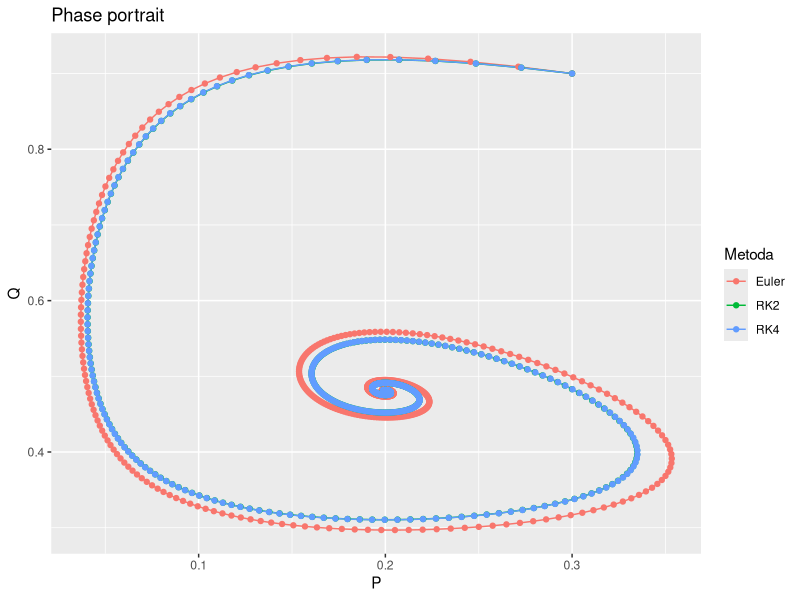
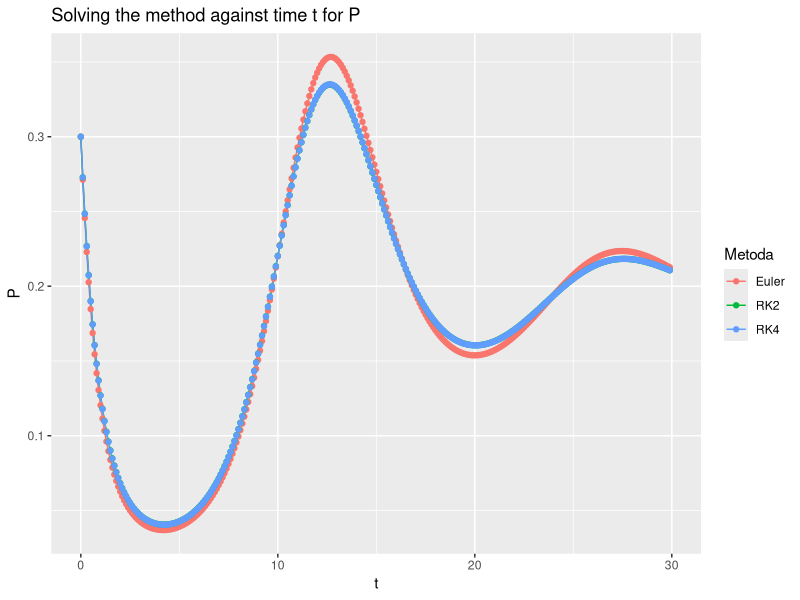
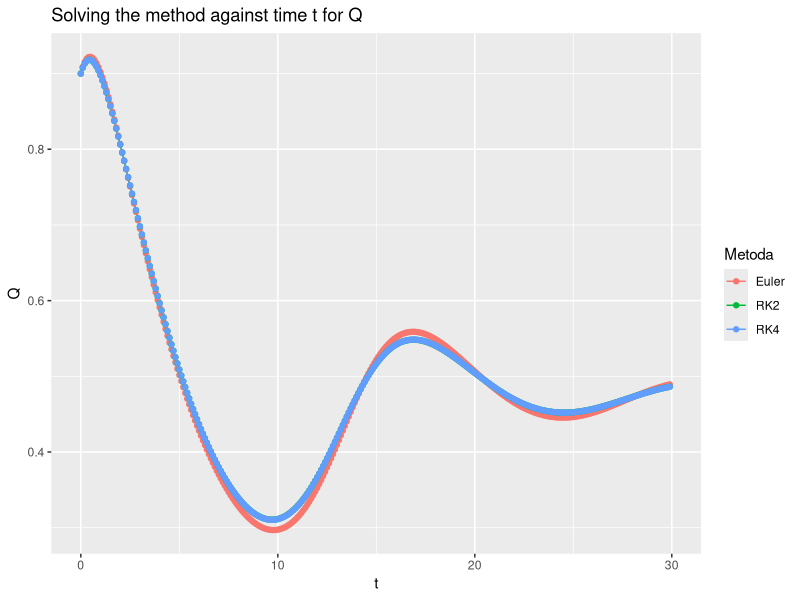
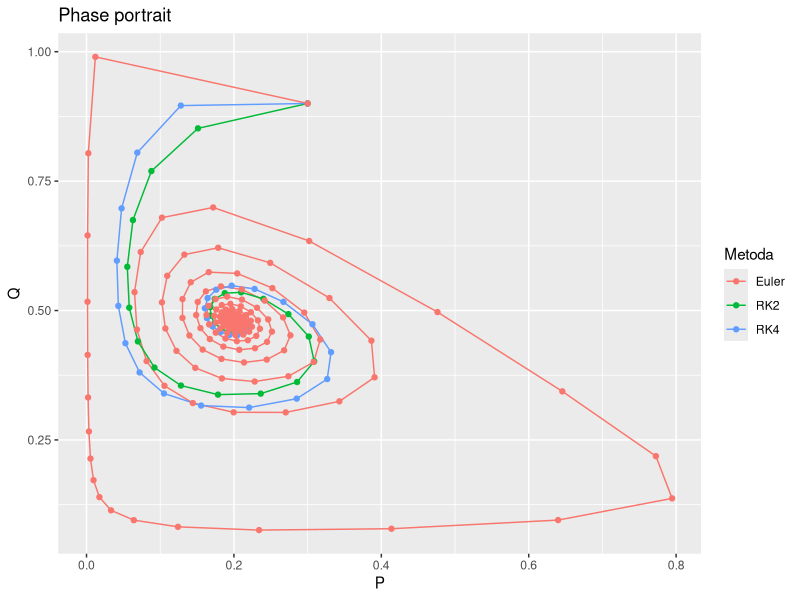
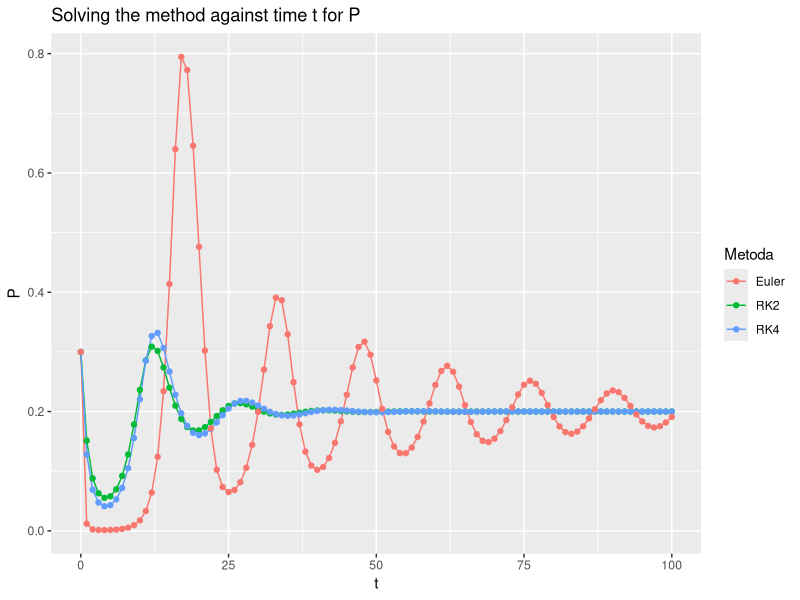
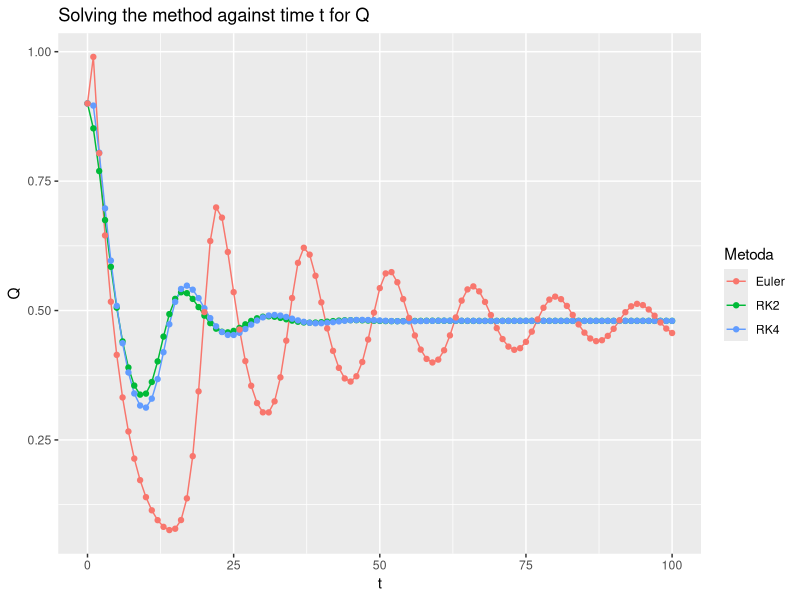
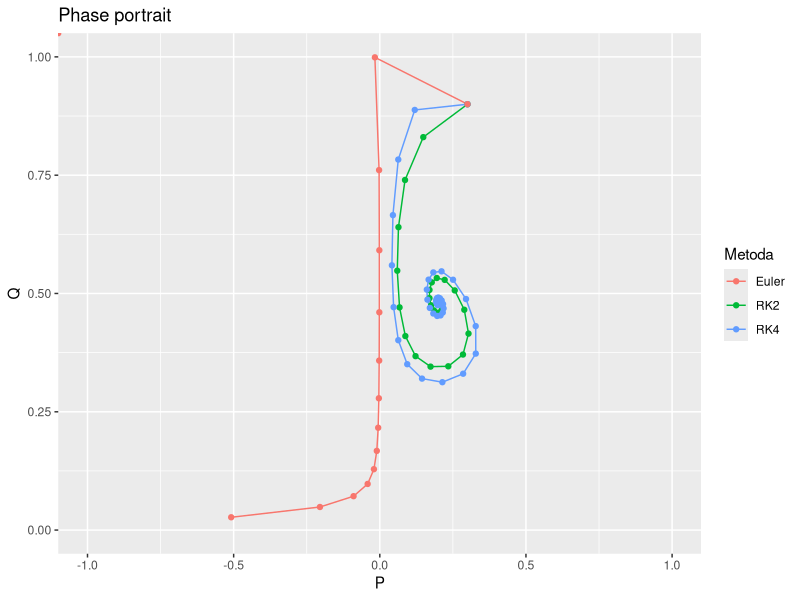
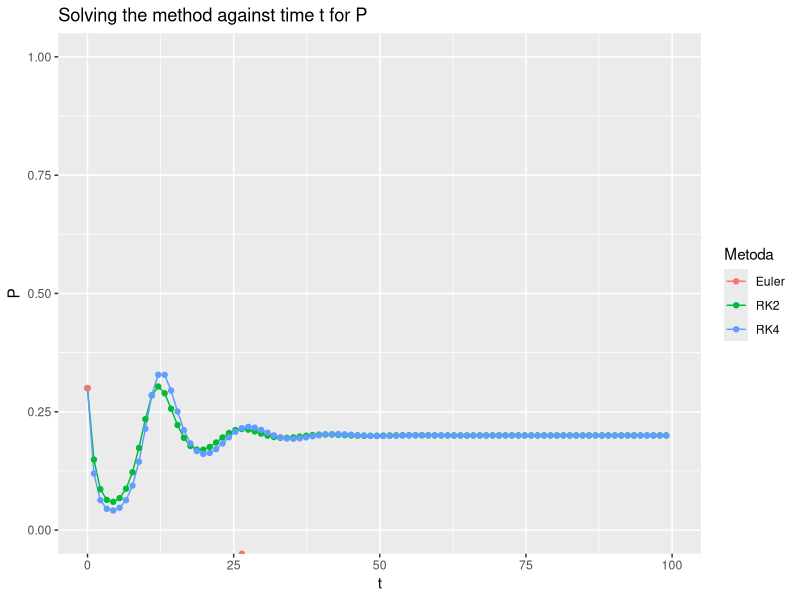

Here is the R script that generated these plots, in order:
## ---- chunk 1
knitr::opts_chunk$set(echo = TRUE)
## ---- chunk 2
library(ggplot2)

euler <- function(p_0,q_0,r, u, s, a, K, Ti, delta){
  #p_0 - starting point 1
  #q_0 - starting point 2
  #r - growth rate of croc population
  #u - fox mortality rate
  #s - attack efficiency ratio
  #a - number of foxes born per attack
  #K - capacity of the environment
  #Ti - time
  #delta - step
  
  N <- round(Ti/delta,0)
  
  # declare list to store results
  p <- rep(0, N+1)
  q <- rep(0, N+1)
  timestamp <- rep(0, N+1)
  
  p[1] = p_0
  q[1] = q_0
  
  for (i in (1 + 1):(N+1)){
    p[i] <- p[i-1] + delta*(r*p[i-1]*(1-p[i-1]/K) - s*p[i-1]*q[i-1])
    
    q[i] <- q[i-1] + delta*(-u*q[i-1] + a*s*p[i-1]*q[i-1])
    
    timestamp[i] <- timestamp[i-1]  + delta
  }
  
  result <- do.call(rbind, Map(data.frame, N = timestamp, P = p, Q = q))
  
  
  
  return(result)
}

f1 <- function(p, q, r, u, s, a, K){
  res <- r*p*(1-p/K) - s*p*q
  return(res)
}

f2 <- function(p, q, r, u, s, a, K){
  res <- -u*q  + a*s*p*q
  return(res)
}


rk2 <- function(p_0,q_0,r, u, s, a, K, Ti, delta){
  #p_0 - starting point 1
  #q_0 - starting point 2
  #r - growth rate of croc population
  #u - fox mortality rate
  #s - attack efficiency ratio
  #a - number of foxes born per attack
  #K - capacity of the environment
  #Ti - time
  #delta - step
  
  N <- round(Ti/delta,0)
  
  # declare list to store results
  p <- rep(0, N+1)
  q <- rep(0, N+1)
  k1p <- rep(0, N+1)
  k1q <- rep(0, N+1)
  k2p <- rep(0, N+1)
  k2q <- rep(0, N+1)
  timestamp <- rep(0, N+1)
  
  p[1] <- p_0
  q[1] <- q_0
  k1p[1] <- f1(p[1], q[1], r, u, s, a, K)
  k1q[1] <- f2(p[1], q[1], r, u, s, a, K)
  
  k2p[1] <- f1(p[1] + delta*k1p[1], q[1]+delta*k1q[1], r, u, s, a, K)
  k2q[1] <- f2(p[1] + delta*k1p[1], q[1]+delta*k1q[1], r, u, s, a, K)
  
  for (i in (1 + 1):(N+1)){
    
    p[i] <- p[i-1] + delta/2*(k1p[i-1] + k2p[i-1])
    
    q[i] <- q[i-1] + delta/2*(k1q[i-1] + k2q[i-1])
    
    k1p[i] <- f1(p[i], q[i], r, u, s, a, K)
    k1q[i] <- f2(p[i], q[i], r, u, s, a, K)
    
    k2p[i] <- f1(p[i] + delta*k1p[i], q[i]+delta*k1q[i], r, u, s, a, K)
    k2q[i] <- f2(p[i] + delta*k1p[i], q[i]+delta*k1q[i], r, u, s, a, K)

    
    timestamp[i] <- timestamp[i-1]  + delta
  }
  
  result <- do.call(rbind, Map(data.frame, N = timestamp, P = p, Q = q))
  
  
  
  return(result)
}

rk4 <- function(p_0,q_0,r, u, s, a, K, Ti, delta){
  #p_0 - starting point 1
  #q_0 - starting point 2
  #r - growth rate of croc population
  #u - fox mortality rate
  #s - attack efficiency ratio
  #a - number of foxes born per attack
  #K - capacity of the environment
  #Ti - time
  #delta - step
  
  N <- round(Ti/delta,0)
  
  # declare list to store results
  p <- rep(0, N+1)
  q <- rep(0, N+1)
  k1p <- rep(0, N+1)
  k1q <- rep(0, N+1)
  k2p <- rep(0, N+1)
  k2q <- rep(0, N+1)
  k3p <- rep(0, N+1)
  k3q <- rep(0, N+1)
  k4p <- rep(0, N+1)
  k4q <- rep(0, N+1)
  
  timestamp <- rep(0, N+1)
  
  p[1] <- p_0
  q[1] <- q_0
  
  k1p[1] <- f1(p[1], q[1], r, u, s, a, K)
  k1q[1] <- f2(p[1], q[1], r, u, s, a, K)
  
  k2p[1] <- f1(p[1] + delta/2*k1p[1], q[1]+delta/2*k1q[1], r, u, s, a, K)
  k2q[1] <- f2(p[1] + delta/2*k1p[1], q[1]+delta/2*k1q[1], r, u, s, a, K)
  
  k3p[1] <- f1(p[1] + delta/2*k2p[1], q[1]+delta/2*k2q[1], r, u, s, a, K)
  k3q[1] <- f2(p[1] + delta/2*k2p[1], q[1]+delta/2*k2q[1], r, u, s, a, K)
  
  k4p[1] <- f1(p[1] + delta*k3p[1], q[1]+delta*k3q[1], r, u, s, a, K)
  k4q[1] <- f2(p[1] + delta*k3p[1], q[1]+delta*k3q[1], r, u, s, a, K)
  
  for (i in (1 + 1):(N+1)){
    
    p[i] <- p[i-1] + delta/6*(k1p[i-1] + 2*k2p[i-1] + 2*k3p[i-1] + k4p[i-1])
    
    q[i] <- q[i-1] + delta/6*(k1q[i-1] + 2*k2q[i-1] + 2*k3q[i-1] + k4q[i-1])
    
    k1p[i] <- f1(p[i], q[i], r, u, s, a, K)
    k1q[i] <- f2(p[i], q[i], r, u, s, a, K)
    
    k2p[i] <- f1(p[i] + delta/2*k1p[i], q[i]+delta/2*k1q[i], r, u, s, a, K)
    k2q[i] <- f2(p[i] + delta/2*k1p[i], q[i]+delta/2*k1q[i], r, u, s, a, K)
    
    k3p[i] <- f1(p[i] + delta/2*k2p[i], q[i]+delta/2*k2q[i], r, u, s, a, K)
    k3q[i] <- f2(p[i] + delta/2*k2p[i], q[i]+delta/2*k2q[i], r, u, s, a, K)
    
    k4p[i] <- f1(p[i] + delta*k3p[i], q[i]+delta*k3q[i], r, u, s, a, K)
    k4q[i] <- f2(p[i] + delta*k3p[i], q[i]+delta*k3q[i], r, u, s, a, K)


    
    timestamp[i] <- timestamp[i-1]  + delta
  }
  
  result <- do.call(rbind, Map(data.frame, N = timestamp, P = p, Q = q))
  
  
  
  return(result)
}
## ---- chunk 3
# initial parameters
Ti <- 100
p_0 <- 0.3
q_0 <- 0.9
r <- 1.2
u <- 0.2
s <- 2
a <- 0.5
K <- 1
delta <- 0.1

s1_euler <- euler(p_0, q_0, r, u, s, a, K, Ti, delta)
s1_rk2 <- rk2(p_0, q_0, r, u, s, a, K, Ti, delta)
s1_rk4 <- rk4(p_0, q_0, r, u, s, a, K, Ti, delta)

dfs1 <- data.frame(N = s1_euler$N, P = c(s1_euler$P, s1_rk2$P, s1_rk4$P), Q = c(s1_euler$Q, s1_rk2$Q, s1_rk4$Q),Metoda = c(rep("Euler", nrow(s1_euler)), rep("RK2", nrow(s1_rk2)), rep("RK4", nrow(s1_rk4))))

## ---- chunk 4
ggplot(dfs1, aes(P, Q, col=Metoda)) + geom_path() + geom_point()+ ggtitle("Phase portrait")
ggplot(dfs1, aes(N, P, col=Metoda)) + geom_line() + xlim(0,30) + geom_point()+ ggtitle("Solving the method against time t for P") + xlab("t")
ggplot(dfs1, aes(N, Q, col=Metoda)) + geom_line() + xlim(0,30) + geom_point()+ ggtitle("Solving the method against time t for Q") + xlab("t")
## ---- chunk 5
# initial parameters
Ti <- 1000
p_0 <- 0.3
q_0 <- 0.9
r <- 1.2
u <- 0.2
s <- 2
a <- 0.5
K <- 1
delta <- 1

s2_euler <- euler(p_0, q_0, r, u, s, a, K, Ti, delta)
s2_rk2 <- rk2(p_0, q_0, r, u, s, a, K, Ti, delta)
s2_rk4 <- rk4(p_0, q_0, r, u, s, a, K, Ti, delta)

dfs2 <- data.frame(N = s2_euler$N, P = c(s2_rk2$P, s2_rk4$P, s2_euler$P), Q = c(s2_rk2$Q, s2_rk4$Q, s2_euler$Q),Metoda = c(rep("RK2", nrow(s2_rk2)), rep("RK4", nrow(s2_rk4)), rep("Euler", nrow(s2_euler))))

## ---- chunk 6
ggplot(dfs2, aes(P, Q, col=Metoda)) + geom_path() + geom_point()+ ggtitle("Phase portrait")
ggplot(dfs2, aes(N, P, col=Metoda)) + geom_line() + xlim(0,100) + geom_point()+ ggtitle("Solving the method against time t for P") + xlab("t")
ggplot(dfs2, aes(N, Q, col=Metoda)) + geom_line() + xlim(0,100) + geom_point()+ ggtitle("Solving the method against time t for Q") + xlab("t")
## ---- chunk 7
# initial parameters
Ti <- 1000
p_0 <- 0.3
q_0 <- 0.9
r <- 1.2
u <- 0.2
s <- 2
a <- 0.5
K <- 1
delta <- 1.1

s3_euler <- euler(p_0, q_0, r, u, s, a, K, Ti, delta)
s3_rk2 <- rk2(p_0, q_0, r, u, s, a, K, Ti, delta)
s3_rk4 <- rk4(p_0, q_0, r, u, s, a, K, Ti, delta)

dfs3 <- data.frame(N = s3_euler$N, P = c(s3_rk2$P, s3_rk4$P, s3_euler$P), Q = c(s3_rk2$Q, s3_rk4$Q, s3_euler$Q),Metoda = c(rep("RK2", nrow(s3_rk2)), rep("RK4", nrow(s3_rk4)), rep("Euler", nrow(s3_euler))))

## ---- chunk 8
ggplot(dfs3, aes(P, Q, col=Metoda)) + geom_path() + geom_point() + xlim(-1, 1) + ylim(0, 1)+ ggtitle("Phase portrait")
ggplot(dfs3, aes(N, P, col=Metoda)) + geom_line() + xlim(0,100) + geom_point() + ylim(0,1) + ggtitle("Solving the method against time t for P") + xlab("t")
ggplot(dfs3, aes(N, Q, col=Metoda)) + geom_line() + xlim(0,100) + geom_point() + ylim(0,1) + ggtitle("Solving the method against time t for Q") + xlab("t")
## ---- chunk 9
# initial parameters
Ti <- 1000
p_0 <- 0.3
q_0 <- 0.9
r <- 1.2
u <- 0.2
s <- 2
a <- 0.5
K <- 1
delta <- 3

s4_euler <- euler(p_0, q_0, r, u, s, a, K, Ti, delta)
s4_rk2 <- rk2(p_0, q_0, r, u, s, a, K, Ti, delta)
s4_rk4 <- rk4(p_0, q_0, r, u, s, a, K, Ti, delta)

dfs4 <- data.frame(N = s4_euler$N, P = c(s4_euler$P, s4_rk2$P, s4_rk4$P), Q = c(s4_euler$Q, s4_rk2$Q, s4_rk4$Q),Metoda = c(rep("Euler", nrow(s4_euler)), rep("RK2", nrow(s4_rk2)), rep("RK4", nrow(s4_rk4))))

## ---- chunk 10
ggplot(dfs4, aes(P, Q, col=Metoda)) + geom_path() + geom_point() + xlim(-2, 2) + ylim(-2, 2)+ ggtitle("Phase portrait")
ggplot(dfs4, aes(N, P, col=Metoda)) + geom_line() + xlim(0,100) + geom_point() + ylim(-2,2)+ ggtitle("Solving the method against time t for P") + xlab("t")
ggplot(dfs4, aes(N, Q, col=Metoda)) + geom_line() + xlim(0,100) + geom_point() + ylim(-2,2)+ ggtitle("Solving the method against time t for Q") + xlab("t")
## ---- chunk 11
# initial parameters
Ti <- 1000
p_0 <- 0.3
q_0 <- 0.9
r <- 1.2
u <- 0.2
s <- 2
a <- 0.5
K <- 1
delta <- 3.2

s5_euler <- euler(p_0, q_0, r, u, s, a, K, Ti, delta)
s5_rk2 <- rk2(p_0, q_0, r, u, s, a, K, Ti, delta)
s5_rk4 <- rk4(p_0, q_0, r, u, s, a, K, Ti, delta)

dfs5 <- data.frame(N = s5_euler$N, P = c(s5_euler$P, s5_rk2$P, s5_rk4$P), Q = c(s5_euler$Q, s5_rk2$Q, s5_rk4$Q),Metoda = c(rep("Euler", nrow(s5_euler)), rep("RK2", nrow(s5_rk2)), rep("RK4", nrow(s5_rk4))))

## ---- chunk 12
ggplot(dfs5, aes(P, Q, col=Metoda)) + geom_path() + geom_point() + xlim(-2, 2) + ylim(-2, 2)+ ggtitle("Phase portrait")
ggplot(dfs5, aes(N, P, col=Metoda)) + geom_line() + xlim(0,20) + geom_point() + ylim(-2,2)+ ggtitle("Solving the method against time t for P") + xlab("t")
ggplot(dfs5, aes(N, Q, col=Metoda)) + geom_line() + xlim(0,20) + geom_point() + ylim(-2,2)+ ggtitle("Solving the method against time t for Q") + xlab("t")
